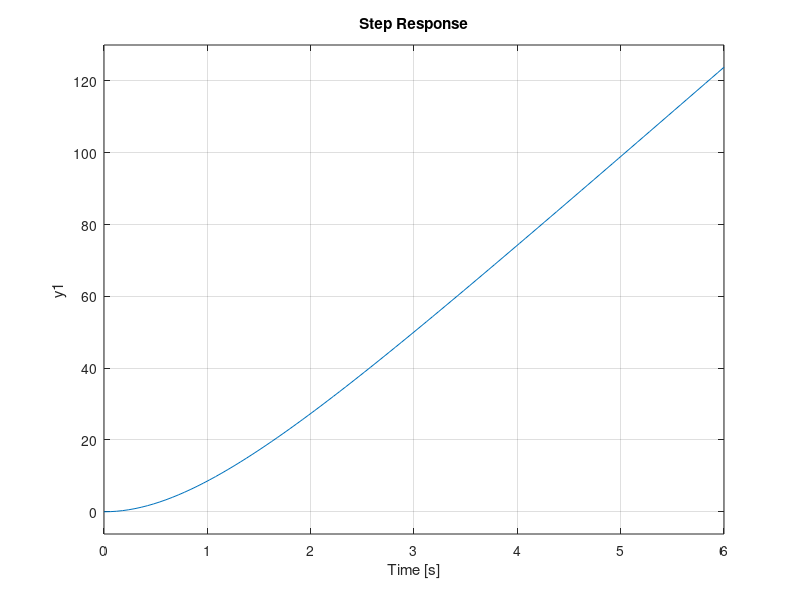

This figure's MATLAB source:
close all
clc

num = [5];
den = [1 6 5 0];
s=tf(num,den);
% step(s);
% grid on;
display(s);
% display(roots(den));
% display(pole(s));
% damp(den)

% A = [0 1 0; 0 -1 1; 0 0 -5];
% B = [0;0;5];
% C = [1 0 0];
% disp(A*B);
% disp((A^2)*B);
% disp(C*A);
% disp(C*(A^2));
% Tc = [0 0 -5; 0 -5 30; -5 25 -125];
% To = [1 0 0; 0 1 0; 0 -1 1];
% disp(det(Tc));
% disp(det(To));

close all
clc

num = [20 100];
den = [1 5 4 0];
s=tf(num,den);
step(s);
grid on;

display(s);
display(roots(den));
% display(pole(s));
% damp(den)

% A = [0 1 0; 0 0 1; 6 -1 -4];
% B = [0;0;1];
% C = [5 1 0];
% Tc = [0 0 1; 0 1 -4; 1 -4 15];
% To = [5 1 0; 0 5 1; 6 -1 1];
% det(Tc);
% det(To);

[A,B,C,D]=tf2ss(num,den);
disp('A=');
disp(A);
disp('B=');
disp(B);
disp('C=');
disp(C);
disp('D=');
disp(D);